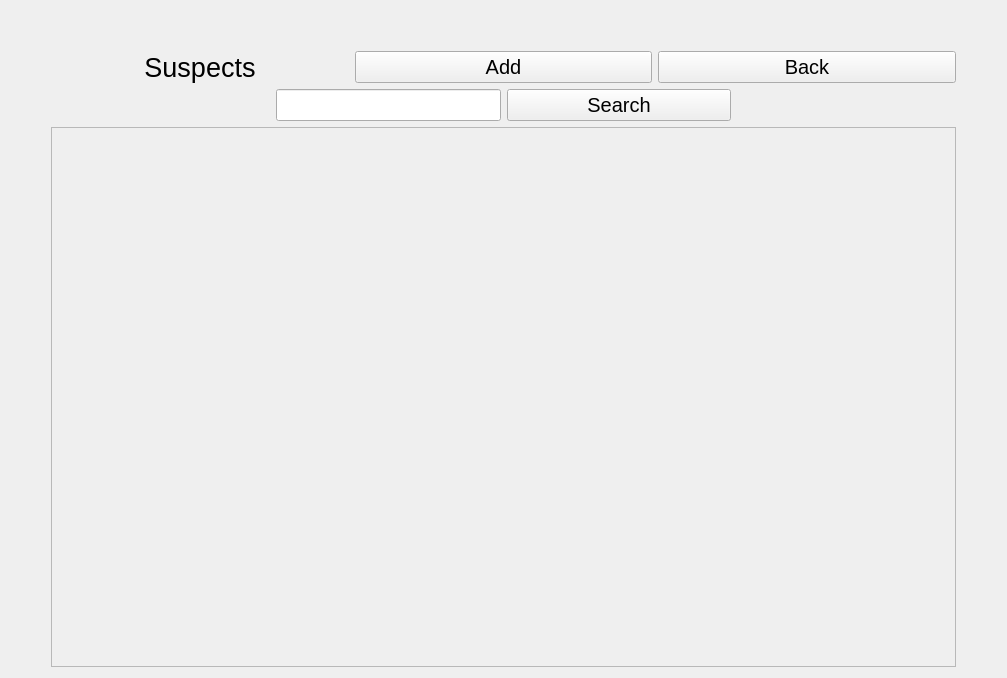
<?xml version="1.0" encoding="UTF-8"?>
<ui version="4.0">
 <class>Form</class>
 <widget class="QWidget" name="Form">
  <property name="geometry">
   <rect>
    <x>0</x>
    <y>0</y>
    <width>1007</width>
    <height>678</height>
   </rect>
  </property>
  <property name="sizePolicy">
   <sizepolicy hsizetype="Preferred" vsizetype="Fixed">
    <horstretch>0</horstretch>
    <verstretch>0</verstretch>
   </sizepolicy>
  </property>
  <property name="windowTitle">
   <string>Form</string>
  </property>
  <layout class="QGridLayout" name="gridLayout_2">
   <item row="0" column="1">
    <spacer name="verticalSpacer">
     <property name="orientation">
      <enum>Qt::Vertical</enum>
     </property>
     <property name="sizeType">
      <enum>QSizePolicy::Fixed</enum>
     </property>
     <property name="sizeHint" stdset="0">
      <size>
       <width>20</width>
       <height>40</height>
      </size>
     </property>
    </spacer>
   </item>
   <item row="1" column="1">
    <layout class="QGridLayout" name="gridLayout">
     <item row="1" column="0">
      <layout class="QHBoxLayout" name="horizontalLayout_2">
       <item>
        <spacer name="horizontalSpacer">
         <property name="orientation">
          <enum>Qt::Horizontal</enum>
         </property>
         <property name="sizeHint" stdset="0">
          <size>
           <width>40</width>
           <height>20</height>
          </size>
         </property>
        </spacer>
       </item>
       <item>
        <widget class="QLineEdit" name="SuspectSearchField">
         <property name="sizePolicy">
          <sizepolicy hsizetype="MinimumExpanding" vsizetype="Fixed">
           <horstretch>0</horstretch>
           <verstretch>0</verstretch>
          </sizepolicy>
         </property>
         <property name="font">
          <font>
           <pointsize>15</pointsize>
          </font>
         </property>
        </widget>
       </item>
       <item>
        <widget class="QPushButton" name="SuspectSearchBtn">
         <property name="sizePolicy">
          <sizepolicy hsizetype="Expanding" vsizetype="Fixed">
           <horstretch>0</horstretch>
           <verstretch>0</verstretch>
          </sizepolicy>
         </property>
         <property name="font">
          <font>
           <pointsize>15</pointsize>
          </font>
         </property>
         <property name="text">
          <string>Search</string>
         </property>
        </widget>
       </item>
       <item>
        <spacer name="horizontalSpacer_2">
         <property name="orientation">
          <enum>Qt::Horizontal</enum>
         </property>
         <property name="sizeHint" stdset="0">
          <size>
           <width>40</width>
           <height>20</height>
          </size>
         </property>
        </spacer>
       </item>
      </layout>
     </item>
     <item row="2" column="0">
      <widget class="QScrollArea" name="SuspectScrollArea">
       <property name="sizePolicy">
        <sizepolicy hsizetype="Expanding" vsizetype="MinimumExpanding">
         <horstretch>0</horstretch>
         <verstretch>0</verstretch>
        </sizepolicy>
       </property>
       <property name="widgetResizable">
        <bool>true</bool>
       </property>
       <widget class="QWidget" name="scrollAreaWidgetContents">
        <property name="geometry">
         <rect>
          <x>0</x>
          <y>0</y>
          <width>893</width>
          <height>515</height>
         </rect>
        </property>
       </widget>
      </widget>
     </item>
     <item row="0" column="0">
      <layout class="QHBoxLayout" name="horizontalLayout">
       <item>
        <widget class="QLabel" name="label">
         <property name="font">
          <font>
           <pointsize>20</pointsize>
          </font>
         </property>
         <property name="text">
          <string>Suspects</string>
         </property>
         <property name="alignment">
          <set>Qt::AlignCenter</set>
         </property>
        </widget>
       </item>
       <item>
        <widget class="QPushButton" name="AddSuspectBtn">
         <property name="sizePolicy">
          <sizepolicy hsizetype="Minimum" vsizetype="Fixed">
           <horstretch>0</horstretch>
           <verstretch>0</verstretch>
          </sizepolicy>
         </property>
         <property name="font">
          <font>
           <pointsize>15</pointsize>
          </font>
         </property>
         <property name="text">
          <string>Add</string>
         </property>
        </widget>
       </item>
       <item>
        <widget class="QPushButton" name="BackBtn">
         <property name="sizePolicy">
          <sizepolicy hsizetype="Minimum" vsizetype="Fixed">
           <horstretch>0</horstretch>
           <verstretch>0</verstretch>
          </sizepolicy>
         </property>
         <property name="font">
          <font>
           <pointsize>15</pointsize>
          </font>
         </property>
         <property name="text">
          <string>Back</string>
         </property>
        </widget>
       </item>
      </layout>
     </item>
    </layout>
   </item>
   <item row="1" column="0">
    <spacer name="horizontalSpacer_3">
     <property name="orientation">
      <enum>Qt::Horizontal</enum>
     </property>
     <property name="sizeType">
      <enum>QSizePolicy::Fixed</enum>
     </property>
     <property name="sizeHint" stdset="0">
      <size>
       <width>40</width>
       <height>20</height>
      </size>
     </property>
    </spacer>
   </item>
   <item row="1" column="2">
    <spacer name="horizontalSpacer_4">
     <property name="orientation">
      <enum>Qt::Horizontal</enum>
     </property>
     <property name="sizeType">
      <enum>QSizePolicy::Fixed</enum>
     </property>
     <property name="sizeHint" stdset="0">
      <size>
       <width>40</width>
       <height>20</height>
      </size>
     </property>
    </spacer>
   </item>
  </layout>
 </widget>
 <resources/>
 <connections/>
</ui>
